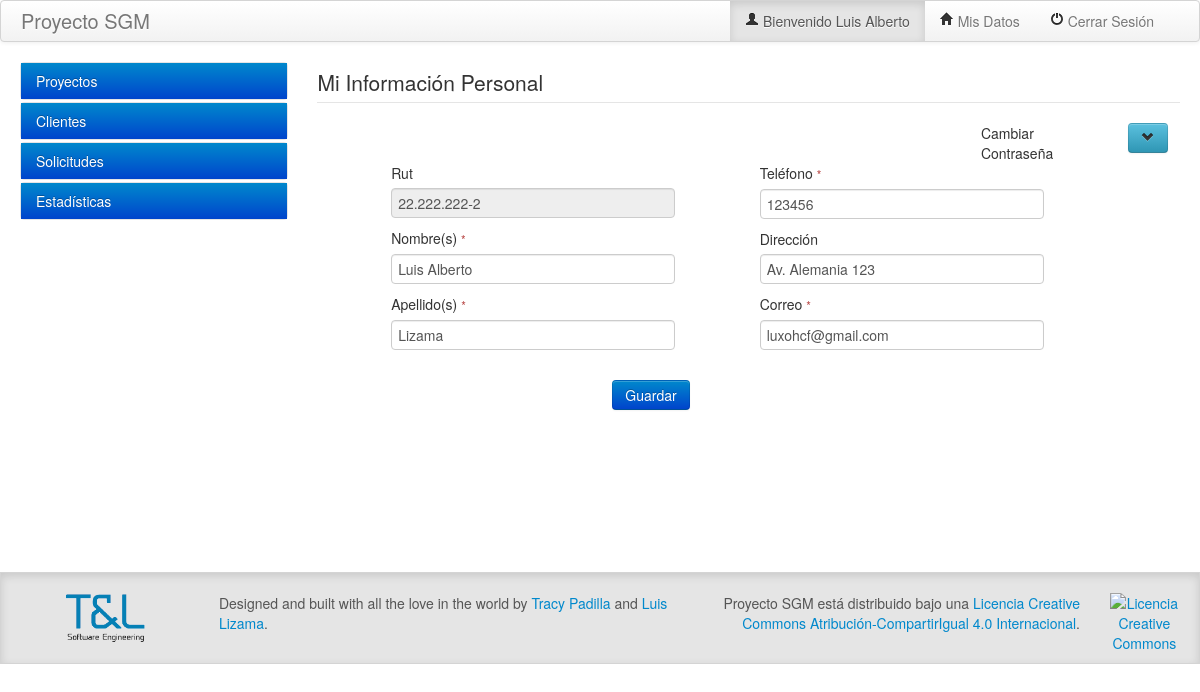
Screenshot of /Fuentes/SGM/misdatos.php (signed in) with the database file from the repository.
### tables this page shows
CREATE TABLE tsg_usuario (
  usu_id int(10) NOT NULL AUTO_INCREMENT COMMENT 'Identificador único de la tabla',
  usu_nombre varchar(255) NOT NULL COMMENT 'Nombre',
  usu_apellido varchar(255) NOT NULL COMMENT 'Apellido del usuario',
  usu_telefono int(10) NOT NULL COMMENT 'teléfono del usuario',
  usu_direccion varchar(255) NOT NULL COMMENT 'Dirección del Usuario',
  usu_fecha_crea datetime NOT NULL COMMENT 'Fecha de creación, se usara la secuencia de timestamp para guardar la hora y la fecha.',
  usu_fecha_mod datetime NOT NULL DEFAULT '0000-00-00 00:00:00' COMMENT 'fecha de modificación, se guardará con la secuencia timestamp para guardar la hora y la fecha de la modificación.',
  usu_rut varchar(50) NOT NULL COMMENT 'se define el rut del usuario, se considera como varchar ya que contienen número y caracteres.',
  usu_pass varchar(50) NOT NULL,
  usu_correo varchar(255) NOT NULL COMMENT 'correo electrónico del usuario',
  usu_activo int(2) NOT NULL COMMENT 'se deja la tabla de usuario con la opción para saber si el usuario esta activo o inactivo, en la BD de mostrara oculto si se elimino por sistema. (1 o 0)',
  PRIMARY KEY (usu_id)
);

### Fuentes/SGM/config/parametros.php (called while the page is built, shortened)
<?php
$V_MSG_PH_TEXT = "Ingrese Texto";
$V_MSG_PH_MAIL = "Ingrese Correo";
$V_MSG_PH_NUMERO = "Ingrese Número";
$V_MSG_PH_RUT = "Ingrese Rut";
?>

### Fuentes/SGM/misdatos.php (the view, shortened to what this page needs)
<?php
require("cabecera.php");
include("menu.php");
$usuario = array();
$usu_id = $_SESSION["id_usuario"];
$query = "SELECT `usu_nombre`,
				 `usu_apellido`, `usu_telefono`,
				 `usu_direccion`, `usu_correo`, `usu_rut`
		  FROM `tsg_usuario`
		  WHERE `usu_id` = '$usu_id' AND `usu_activo` = 1";
$mySqli = new mysqli($V_HOST, $V_USER, $V_PASS, $V_BBDD);
$res = $mySqli->query($query);
if($mySqli->affected_rows > 0)
{
	while($row = $res->fetch_assoc())
	{
		$usuario["usu_nombre"] = $row['usu_nombre'];
		$usuario["usu_apellido"] = $row['usu_apellido'];
		$usuario["usu_telefono"] = $row['usu_telefono'];
		$usuario["usu_direccion"] = $row['usu_direccion'];
		$usuario["usu_correo"] = $row['usu_correo'];
		$usuario["rut"] = $row["usu_rut"];
	}
}
?>
<fieldset>
	<legend>
		Mi Información Personal
	</legend>
	<div class="row-fluid">
		<div class="span9"></div>
		<div class="span2">
			<div>Cambiar Contraseña</div>
		</div>
		<div class="span1">
			<a class="btn btn-info" href="javascript:OcultaPass();"><i id="btnOcultaPass" class="icon-chevron-down"></i></a>
		</div>
	</div>
	<div class="row-fluid">
		<div class="span1"></div>
		<div class="span5">
			<label>Rut</label>
			<input type="text" placeholder="<?php echo $V_MSG_PH_RUT; ?>" class="input-xlarge disabled" value="<?php echo $usuario["rut"]; ?>" name="rut" disabled >
			<label><div>Nombre(s) <small class="text-error req">*</small></div></label>
			<input type="text" placeholder="<?php echo $V_MSG_PH_TEXT; ?>" class="input-xlarge" id="txtNombre" value="<?php echo $usuario["usu_nombre"]; ?>" name="txtNombre">
			<label><div>Apellido(s) <small class="text-error req">*</small></div></label>
			<input type="text" placeholder="<?php echo $V_MSG_PH_TEXT; ?>" class="input-xlarge" id="txtApellido" value="<?php echo $usuario["usu_apellido"]; ?>" name="txtApellido" >
		</div>
		<div class="span5">
			<label><div>Teléfono <small class="text-error req">*</small></div></label>
			<input type="text" placeholder="<?php echo $V_MSG_PH_NUMERO; ?>" class="input-xlarge" id="txtTelefono" value="<?php echo $usuario["usu_telefono"]; ?>" name="txtTelefono">
			<label>Dirección</label>
			<input type="text" placeholder="<?php echo $V_MSG_PH_TEXT; ?>" class="input-xlarge" id="txtDireccion" value="<?php echo $usuario["usu_direccion"]; ?>" name="txtDireccion" >
			<label><div>Correo <small class="text-error req">*</small></div></label>
			<input type="text" placeholder="<?php echo $V_MSG_PH_MAIL; ?>" class="input-xlarge" id="txtCorreo" value="<?php echo $usuario["usu_correo"]; ?>" name="txtCorreo">
		</div>
		<div class="span1"></div>
	</div>
	<div>
	</div>
	<div class="row-fluid pagination-centered">
		<div class="span4"></div>
		<div class="span1">
			<button type="button" class="btn btn-lg btn-primary" id="btnGuardar">
				Guardar
			</button>
		</div>
		<div class="span7"></div>
	</div>
	<div>
	</div>
</fieldset>
<div>
</div>
<div>
</div>
<?php
include ("footer.php");
?>

### rows the page displays
tsg_usuario: rut "22.222.222-2", txtNombre "Luis Alberto", txtApellido "Lizama", txtTelefono "123456", txtDireccion "Av. Alemania 123", txtCorreo "luxohcf@gmail.com"

### other values shown
$V_TITULO "Proyecto SGM"
$_SESSION['usuario'] "Luis Alberto"
$titulo "Proyectos"
$titulo "Clientes"
$titulo "Solicitudes"
$titulo "Estadísticas"
